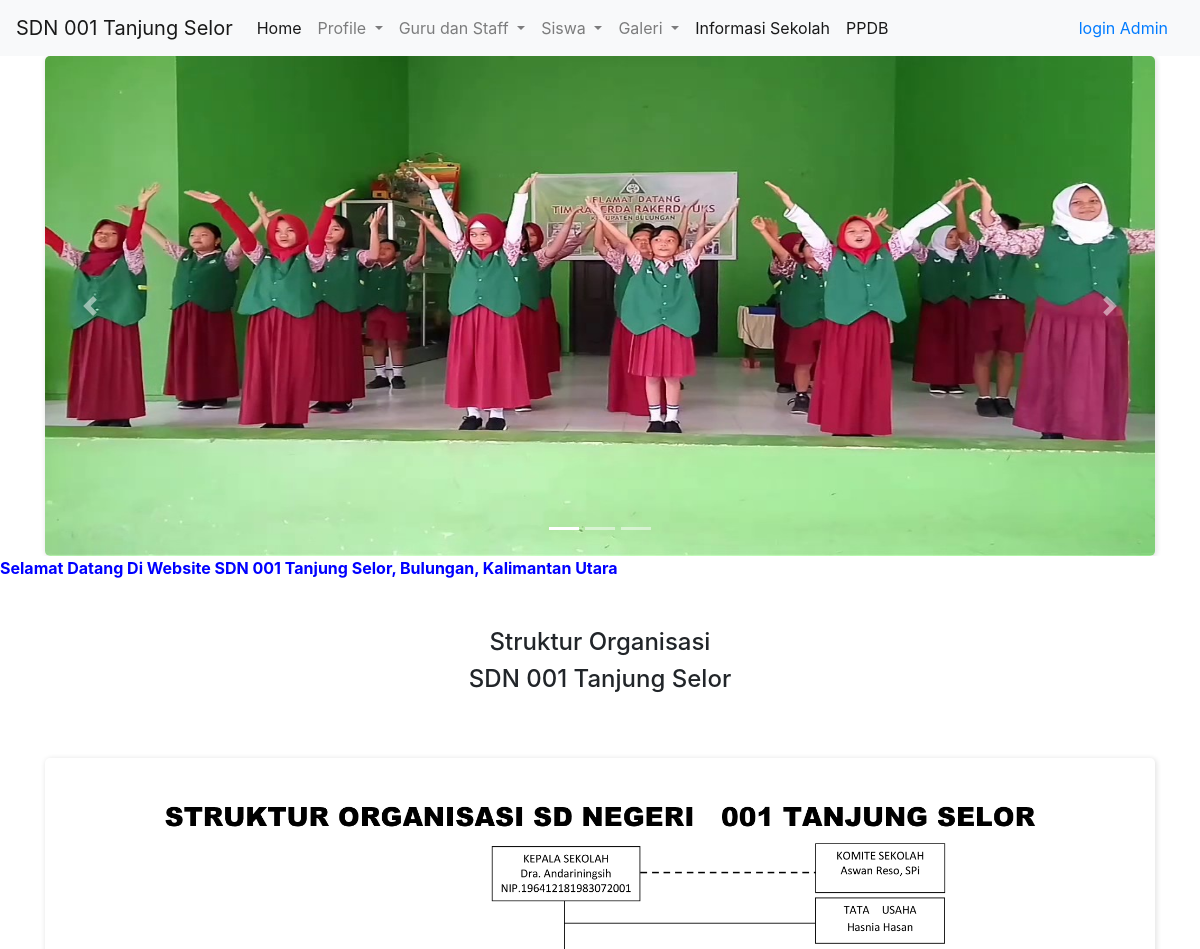
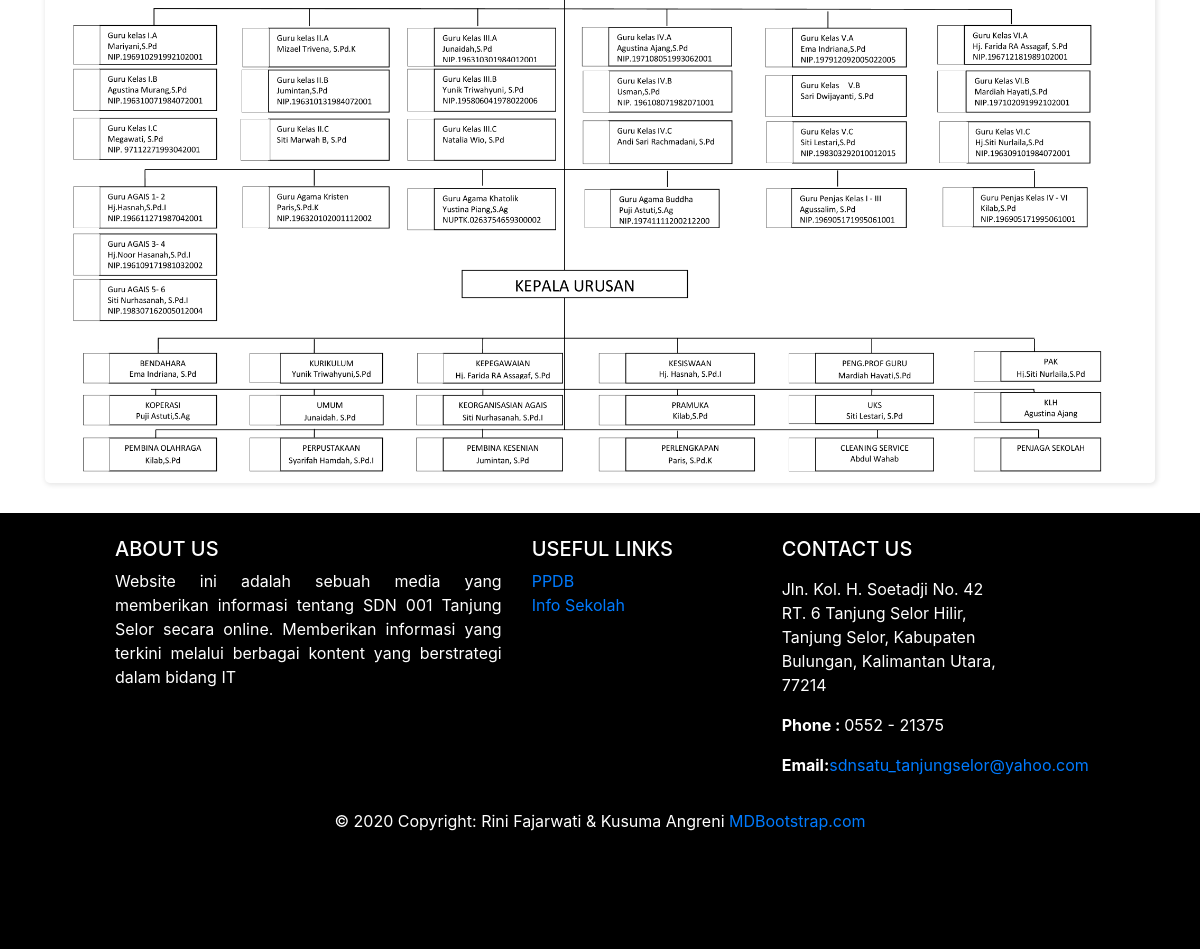
The app's page /page/struktur.php with its own data (2 pictures, top to bottom).
### tables this page shows
CREATE TABLE `content` (
  `id` int(11) NOT NULL,
  `title` text NOT NULL,
  `content` text NOT NULL,
  `image` varchar(200) NOT NULL,
  `type` varchar(200) NOT NULL
);

### page/struktur.php (the view, shortened to what this page needs)
<?php
$admin = $_SESSION['auth'];
include "../config/koneksi.php";
?>
<!doctype html>
<html lang="en">
<head>
    <link rel="stylesheet" href="https://maxcdn.bootstrapcdn.com/bootstrap/4.0.0/css/bootstrap.min.css">
    <link rel="stylesheet" type="text/css" href="../css/global.css">
</head>
<body>
    <header>
        <nav class="navbar navbar-expand-lg navbar-light bg-light">
            <a class="navbar-brand" href="#">SDN 001 Tanjung Selor</a>
            <div class="collapse navbar-collapse" id="navbarSupportedContent">
                <ul class="navbar-nav mr-auto">
                    <li class="nav-item active">
                        <a class="nav-link" href="home.php">Home <span class="sr-only">(current)</span></a>
                    </li>
                    <li class="nav-item dropdown">
                        <a class="nav-link dropdown-toggle" href="#" id="navbarDropdown" role="button" data-toggle="dropdown" aria-haspopup="true" aria-expanded="false">
                            Profile
                        </a>
                    </li>
                    <li class="nav-item dropdown">
                        <a class="nav-link dropdown-toggle" href="#" id="navbarDropdown" role="button" data-toggle="dropdown" aria-haspopup="true" aria-expanded="false">
                            Guru dan Staff
                        </a>
                    </li>
                    <li class="nav-item dropdown">
                        <a class="nav-link dropdown-toggle" href="#" id="navbarDropdown" role="button" data-toggle="dropdown" aria-haspopup="true" aria-expanded="false">
                            Siswa
                        </a>
                    </li>
                    <li class="nav-item dropdown">
                        <a class="nav-link dropdown-toggle" href="#" id="navbarDropdown" role="button" data-toggle="dropdown" aria-haspopup="true" aria-expanded="false">
                            Galeri
                        </a>
                    </li>
                    <li class="nav-item active">
                        <a class="nav-link" href="info.php">Informasi Sekolah <span class="sr-only">(current)</span></a>
                    </li>
                    <li class="nav-item active">
                        <a class="nav-link" href="https://ppdbsd001tanjungselor.000webhostapp.com/">PPDB <span class="sr-only">(current)</span></a>
                    </li>
                </ul>
                <form class="nav-item active">
                    <?php
                    if ($admin === "true") {
                        echo " <a class='nav-link' href='logout.php'>Logout<span class='sr-only'>(current)</span></a>";
                    } else {
                        echo " <a class='nav-link' href='login.html'>login Admin<span class='sr-only'>(current)</span></a>";
                    }
                    ?>
                </form>
            </div>
        </nav>
        <div class="atas">
            <div id="carouselExampleIndicators" class="carousel slide" data-ride="carousel">
                <ol class="carousel-indicators">
                    <li data-target="#carouselExampleIndicators" data-slide-to="0" class="active"></li>
                    <li data-target="#carouselExampleIndicators" data-slide-to="1"></li>
                    <li data-target="#carouselExampleIndicators" data-slide-to="2"></li>
                </ol>
                <div class="carousel-inner container">
                    <?php
                    $ambildata = mysqli_query($conn, "SELECT * FROM content WHERE type='isifoto'");
                    $i = "false";
                    while ($tampil = mysqli_fetch_array($ambildata)) {
                        if ($i === "false") echo "<div class='carousel-item active'>";
                        else echo "<div class='carousel-item'>";
                        $i = "true";
                        echo "
                        <img class='d-block w-100' src='../image/$tampil[image]' width='350' height='500' alt='$tampil[content]'>
                    </div>
                    ";
                    }
                    ?>
                </div>
                <a class="carousel-control-prev" href="#carouselExampleIndicators" role="button" data-slide="prev">
                    <span class="carousel-control-prev-icon" aria-hidden="true"></span>
                </a>
                <a class="carousel-control-next" href="#carouselExampleIndicators" role="button" data-slide="next">
                    <span class="carousel-control-next-icon" aria-hidden="true"></span>
                </a>
            </div>
        </div>
        <div class="tulisan">
            <marquee style="color:  blue"><b> Selamat Datang Di Website SDN 001 Tanjung Selor, Bulungan, Kalimantan Utara</b>
            </marquee>
        </div>
    </header>
    <main class="container">
        <div class="justify-content-center pl-3 pr-3 pt-5 pb-5">
            <h4 style="text-align: center;">Struktur Organisasi</h4>
            <h4 style="text-align: center;">SDN 001 Tanjung Selor</h4>
        </div>
        <div id="person">
            <?php
            $ambildata = mysqli_query($conn, "SELECT * FROM content WHERE title='struktur'");
            while ($tampil = mysqli_fetch_array($ambildata)) {
                echo "
                        <img src='../image/$tampil[image]' alt='workingspace' class='img-fluid'>
                     ";
            }
            ?>
        </div>
    </main>
    <footer class="page-footer font-small blue pt-4">
        <div class="container-fluid text-center text-md-left">
            <div class="row">
                <div class="col-md-5 mt-md-0 mt-3">
                    <h5 class="text-uppercase">About Us</h5>
                    <?php
                    $ambildata = mysqli_query($conn, "SELECT * FROM content WHERE title='About'");
                    while ($tampil = mysqli_fetch_array($ambildata)) {
                        echo "
                            <p style='text-align:justify'>$tampil[content]</p>
                        ";
                    }
                    ?>
                </div>
                <div class="col-md-3 mb-md-0 mb-3">
                    <h5 class="text-uppercase">Useful Links</h5>
                    <ul class="list-unstyled">
                        <li>
                            <a href="https://ppdbsd001tanjungselor.000webhostapp.com/">PPDB</a>
                        </li>
                        <li>
                            <a href="info.php">Info Sekolah</a>
                        </li>
                    </ul>
                </div>
                <div class="col-md-3 mb-md-0 mb-3">
                    <h5 class="text-uppercase">Contact Us</h5>
                    <ul class="list-unstyled">
                        <li>
                            <p>
                            <address>Jln. Kol. H. Soetadji No. 42 RT. 6 Tanjung Selor Hilir, Tanjung Selor, Kabupaten Bulungan, Kalimantan Utara, 77214</address>
                            </p>
                        </li>
                        <li>
                            <p><strong>Phone : </strong>0552 - 21375<br /></p>
                        </li>
                        <li>
                            <p><strong>Email:</strong><a href="mailto:sdnsatu_tanjungselor@yahoo.com">sdnsatu_tanjungselor@yahoo.com</a></p>
                        </li>
                    </ul>
                </div>
            </div>
        </div>
        <div class="footer-copyright text-center py-3">© 2020 Copyright: Rini Fajarwati & Kusuma Angreni
            <a href="https://mdbootstrap.com/"> MDBootstrap.com</a>
        </div>
    </footer>
</body>
</html>

### css/global.css (style rules this page uses)
.atas { background-color: white; text-align: center; color: white; }
footer { background-color: black; color: white; padding: 100px; margin-top: 30px; }
#person h4, #person img, #person p { text-align: center; margin-left: auto; margin-right: auto; display: block; margin-top: 8px; }
img { box-shadow: 1px 1px 5px 1px rgba(0, 0, 0, 0.1); border-radius: 5px }
span { display: inline-block; width: 300px; height: 50px; overflow: hidden; }

### records on screen
content: image (picture)
content: image (picture)
content: content "Website ini adalah sebuah media yang memberikan informasi tentang SDN 001 Tanjung Selor secara online. Memberikan informasi yang terkini melalui berbagai kontent yang berstrategi dalam bidang IT"
